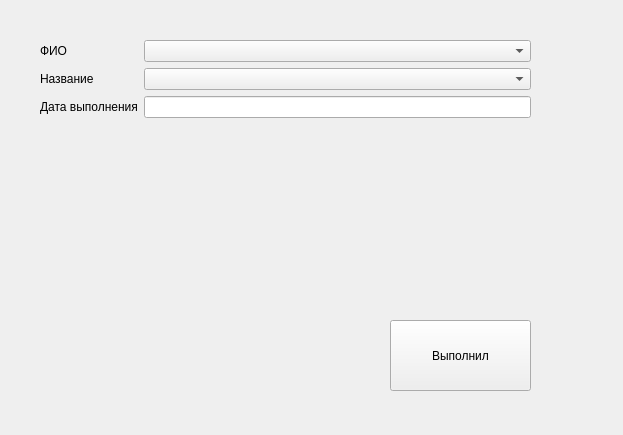
<?xml version="1.0" encoding="UTF-8"?>
<ui version="4.0">
 <class>ContractFulfillment</class>
 <widget class="QWidget" name="ContractFulfillment">
  <property name="geometry">
   <rect>
    <x>0</x>
    <y>0</y>
    <width>623</width>
    <height>435</height>
   </rect>
  </property>
  <property name="windowTitle">
   <string>Form</string>
  </property>
  <widget class="QPushButton" name="pushButton">
   <property name="geometry">
    <rect>
     <x>390</x>
     <y>320</y>
     <width>141</width>
     <height>71</height>
    </rect>
   </property>
   <property name="text">
    <string>Выполнил</string>
   </property>
  </widget>
  <widget class="QWidget" name="formLayoutWidget">
   <property name="geometry">
    <rect>
     <x>40</x>
     <y>40</y>
     <width>491</width>
     <height>251</height>
    </rect>
   </property>
   <layout class="QFormLayout" name="formLayout">
    <item row="0" column="0">
     <widget class="QLabel" name="label">
      <property name="text">
       <string>ФИО</string>
      </property>
     </widget>
    </item>
    <item row="1" column="0">
     <widget class="QLabel" name="label_2">
      <property name="text">
       <string>Название</string>
      </property>
     </widget>
    </item>
    <item row="2" column="0">
     <widget class="QLabel" name="label_3">
      <property name="text">
       <string>Дата выполнения</string>
      </property>
     </widget>
    </item>
    <item row="2" column="1">
     <widget class="QLineEdit" name="DateEnd"/>
    </item>
    <item row="1" column="1">
     <widget class="QComboBox" name="Contract"/>
    </item>
    <item row="0" column="1">
     <widget class="QComboBox" name="FIO"/>
    </item>
   </layout>
  </widget>
 </widget>
 <resources/>
 <connections/>
</ui>
